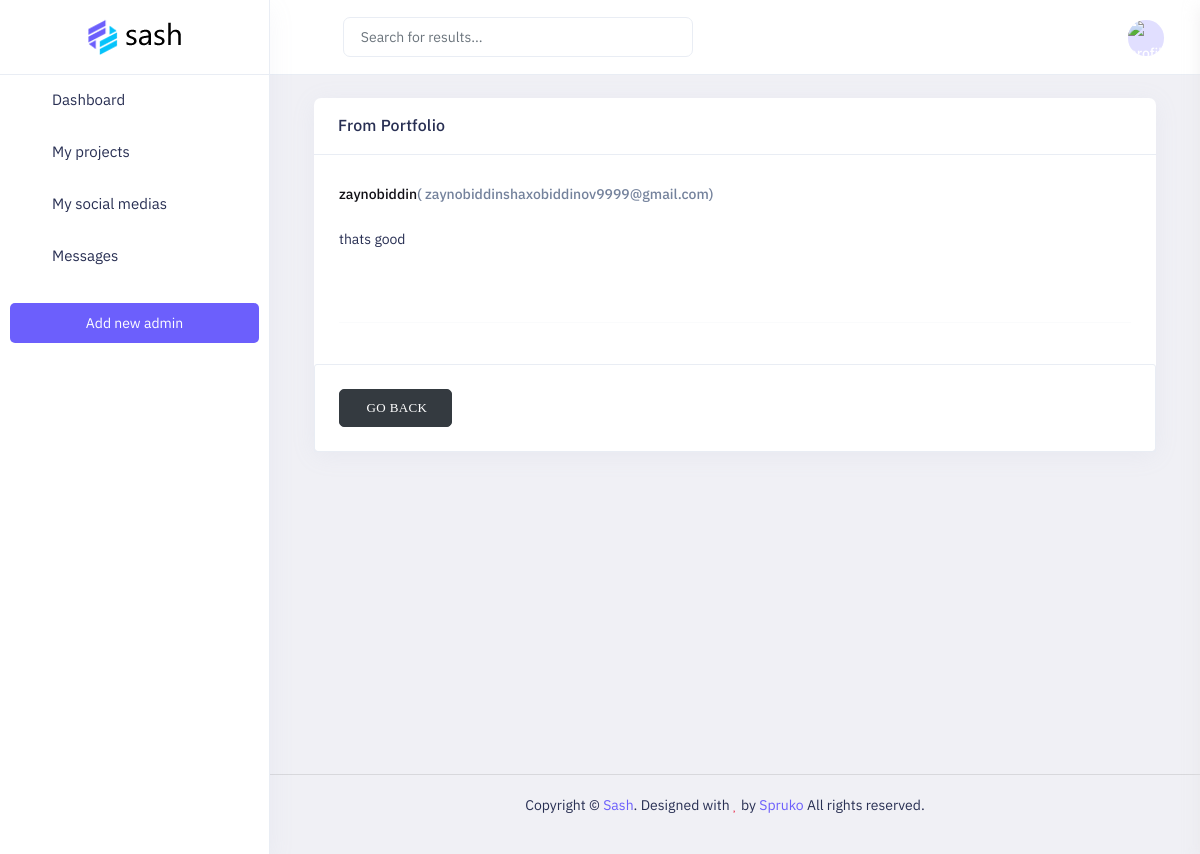
The page /contacts/detail/1/ on the database its author committed.
### myapp/models.py (models this page shows)
class Message(models.Model):
    name = models.CharField(max_length = 250)
    email = models.EmailField()
    text = models.TextField()
    sent_time = models.DateTimeField(auto_now_add = True)

### myapp/views.py (the view)
# urls.py: path('contacts/detail/<int:id>/', detail_contact, name = 'detail_contact'),
def detail_contact(request, id):
    message = Message.objects.get(id=id)
    context = {
        "message": message
    }
    return render(request, 'dashboard/contact/detail.html', context )

### templates/dashboard/contact/detail.html (shortened to what this page needs)
{%extends 'dashboard/base.html'%}
{%load static%}
{%block content%}
            <div class="main-content app-content mt-0">
                <div class="side-app">
                    <div class="main-container container-fluid">
                        <div class="page-header">
                            <h1 class="page-title">Message</h1>
                        </div>
                        <div class="col-xl-12">
                            <div class="card">
                                <div class="card-header">
                                    <h3 class="card-title">From Portfolio</h3>
                                </div>
                                <div class="card-body">
                                    <div class="email-media">
                                        <div class="mt-0 d-sm-flex">
                                            <div class="media-body pt-0">
                                                <div class="float-md-end d-flex fs-15">
                                                </div>
                                                <div class="media-title text-dark font-weight-semibold mt-1">{{message.name}}<span class="text-muted font-weight-semibold">( {{message.email}})</span></div>
                                            </div>
                                        </div>
                                    </div>
                                    <div class="eamil-body mt-5">
                                        <p>{{message.text}}</p>
                                        <br><br>
                                        <hr>
                                    </div>
                                </div>
                                <form method="POST">
                                    <div class="example">
                                        <div class="btn-list btn-list-icon">
                                            <a href="{%url 'list_contact' %}"  class="btn btn-dark"><i class="fe fe-upload me-2"> GO BACK</i></a>
                                        </div>
                                    </div>
                                </form>
                            </div>
                        </div>
                    </div>
                </div>
            </div>
{%endblock%}

### static/dashboard/switcher/css/switcher.css (style rules this page uses)
.font-weight-semibold { font-weight: 500; }

### rows shown on the page
Message: name "zaynobiddin", email "zaynobiddinshaxobiddinov9999@gmail.com", text "thats good"
